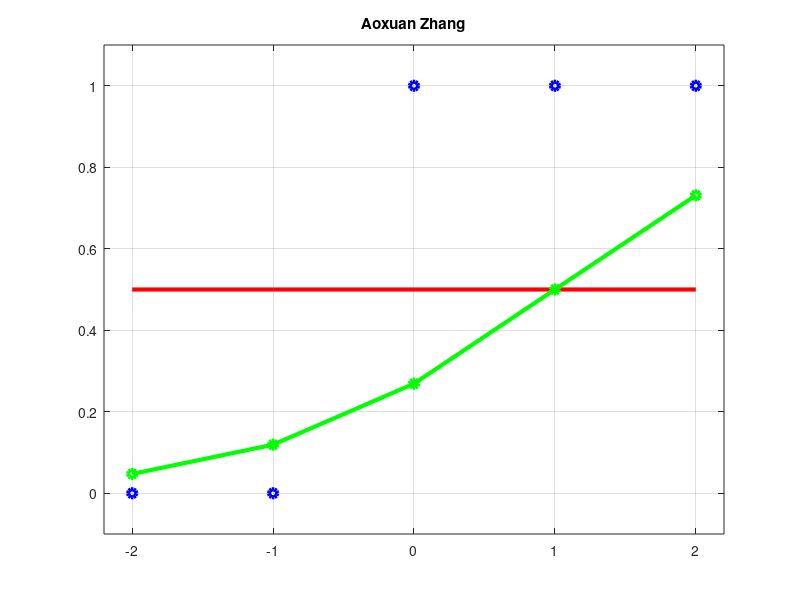

Recreate this plot in MATLAB.
% 20 midterm exam
clear; clf
p=@(u) 1./(1+exp(-u));
dp=@(u) exp(-u)./(1+exp(-u)).^2;
x = [-2 -1 0 1 2]; t = [0 0 1 1 1];
plot(x,0*x+0.5,'r-','linewidth',3); hold on
plot(x,t,'bo','linewidth',3);
w0=-1; w=1;
u=w0+w*x;
y=p(u);
plot(x,y,'go-','linewidth',3);
grid on
axis([-2.2 2.2 -0.1 1.1])
title('Aoxuan Zhang')
